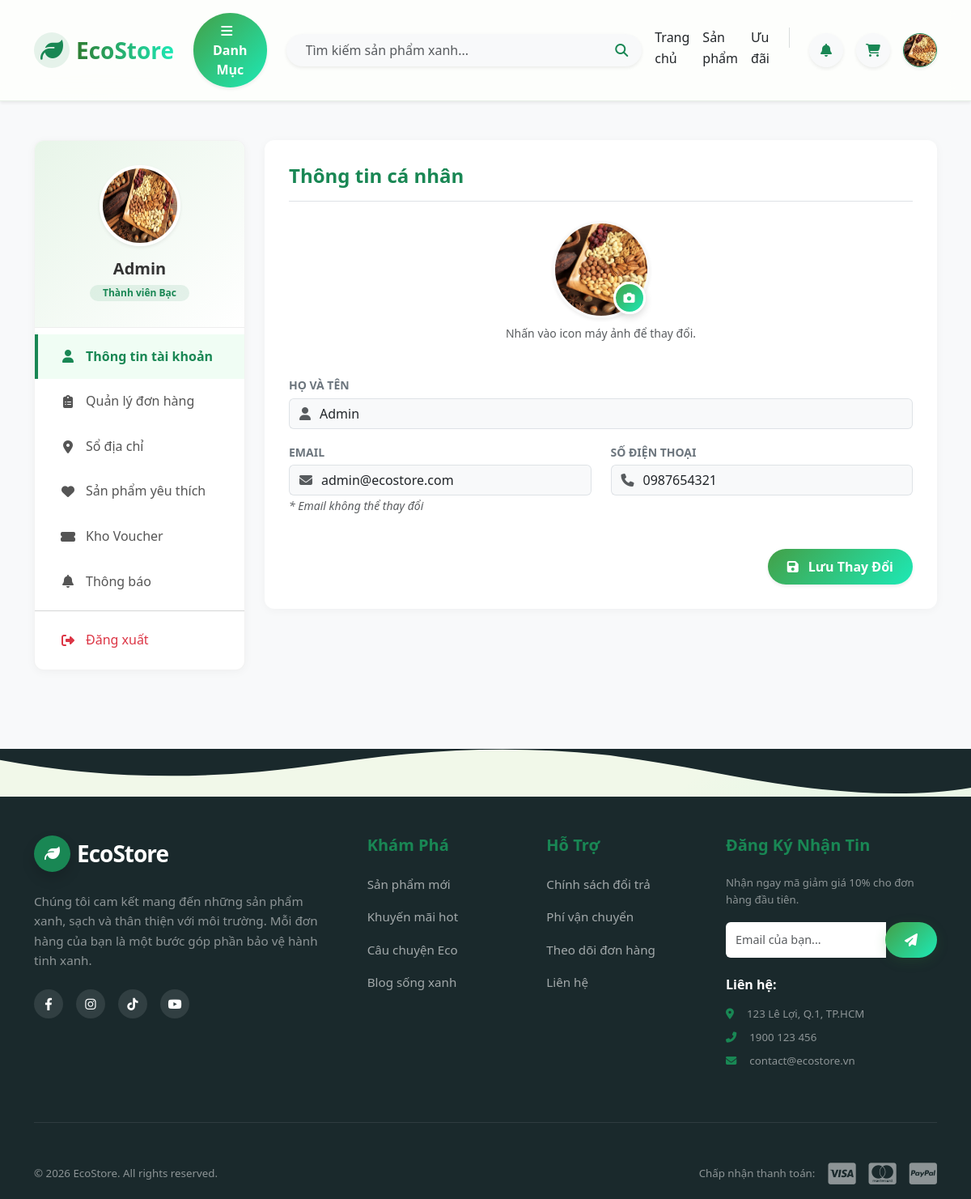
Page /public/account (signed in) on the committed database.
### tables this page shows
CREATE TABLE `users` (
  `id` bigint UNSIGNED NOT NULL,
  `email` varchar(255) NOT NULL,
  `password_hash` varchar(255) DEFAULT NULL,
  `name` varchar(200) DEFAULT NULL,
  `phone` varchar(50) DEFAULT NULL,
  `avatar_url` text,
  `status` tinyint DEFAULT '1',
  `role_id` bigint UNSIGNED DEFAULT NULL,
  `google_id` varchar(255) DEFAULT NULL,
  `email_verified` tinyint DEFAULT '0',
  `verification_token` varchar(255) DEFAULT NULL COMMENT 'Mã gửi qua mail',
  `reset_token` varchar(255) DEFAULT NULL COMMENT 'Mã quên mật khẩu (OTP)',
  `reset_token_expire` datetime DEFAULT NULL COMMENT 'Hạn sử dụng mã OTP',
  `created_at` timestamp NULL DEFAULT CURRENT_TIMESTAMP,
  `updated_at` timestamp NULL DEFAULT CURRENT_TIMESTAMP ON UPDATE CURRENT_TIMESTAMP,
  `last_login_at` datetime DEFAULT NULL,
  `metadata` json DEFAULT NULL
);

### app/Controllers/Client/AccountController.php (called while the page is built, shortened)
<?php
class AccountController extends Controller
{
    public function index()
    {
        $userId = $_SESSION['user_id'];
        $userModel = $this->model('User');
        $user = $userModel->find($userId);
        $currentPage = $_GET['page'] ?? 'info';
        $data = [
            'user' => $user,
            'current_page' => $currentPage,
            'page_title' => 'Tài khoản của tôi',
        ];
        $this->view('client/account/profile', $data);
    }
}

### app/Core/App.php (called while the page is built, shortened)
<?php
class App {
    protected $controller = 'HomeController';
    protected $method = 'index';
    public function __construct() {
        $url = $this->parseUrl();
        if (isset($url[0]) && strtolower($url[0]) == 'admin') {
            array_shift($url);
            $folder = 'Admin';
            $this->controller = 'DashboardController';
            if (isset($url[0])) {
                $controllerName = $this->convertToPascalCase($url[0]) . 'Controller';
                if (file_exists('../app/Controllers/Admin/' . $controllerName . '.php')) {
                    $this->controller = $controllerName;
                    array_shift($url);
                }
            }
        } else {
            $folder = 'Client';
            if (isset($url[0])) {
                $controllerName = $this->convertToPascalCase($url[0]) . 'Controller';
                if (file_exists('../app/Controllers/Client/' . $controllerName . '.php')) {
                    $this->controller = $controllerName;
                    array_shift($url);
                }
            }
        }
        $file = '../app/Controllers/' . $folder . '/' . $this->controller . '.php';
        if (file_exists($file)) {
            $this->controller = new $class;
        } else {
            die("Lỗi 404: Controller '{$this->controller}' không tồn tại.");
        }
        $this->params = $url ? array_values($url) : [];
        call_user_func_array([$this->controller, $this->method], $this->params);
    }
    public function parseUrl() {
        if (isset($_GET['url'])) {
            return explode('/', filter_var(rtrim($_GET['url'], '/'), FILTER_SANITIZE_URL));
        }
        return [];
    }
    private function convertToPascalCase($string) {
        return str_replace(' ', '', ucwords(str_replace('-', ' ', $string)));
    }
}

### public/index.php (called while the page is built, shortened)
<?php
$app = new App();

### app/Core/Database.php (called while the page is built, shortened)
<?php
class Database {
    private static $instance = null;
    private $connection;
    private function __construct() {
        $config = require __DIR__ . '/../../config/database.php';
        $dsn = "mysql:host={$config['host']};dbname={$config['dbname']};charset={$config['charset']}";
        try {
            $this->connection = new PDO($dsn, $config['user'], $config['pass']);
            $this->connection->setAttribute(PDO::ATTR_ERRMODE, PDO::ERRMODE_EXCEPTION);
            $this->connection->setAttribute(PDO::ATTR_DEFAULT_FETCH_MODE, PDO::FETCH_ASSOC);
        } catch (PDOException $e) {
            die("DB Connection Error: " . $e->getMessage());
        }
    }
    public static function getInstance() {
        if (!self::$instance) {
            self::$instance = new Database();
        }
        return self::$instance;
    }
    public function query($sql, $params = []) {
        try {
            $stmt = $this->connection->prepare($sql);
            $stmt->execute($params);
            return $stmt;
        } catch (PDOException $e) {
            die("Lỗi truy vấn SQL: " . $e->getMessage());
        }
    }
    public function fetch($sql, $params = []) {
        return $this->query($sql, $params)->fetch();
    }
}

### config/database.php (called while the page is built)
<?php
return [
    'host' => $_ENV['DB_HOST'] ?? 'localhost',
    'dbname' => $_ENV['DB_DATABASE'] ?? 'ecostore',
    'user' => $_ENV['DB_USERNAME'] ?? 'root',
    'pass' => $_ENV['DB_PASSWORD'] ?? '',
    'charset' => 'utf8mb4'
];

### app/Core/Model.php (called while the page is built, shortened)
<?php
abstract class Model {
    protected $table;
    protected $db;
    public function __construct() {
        $this->db = Database::getInstance();
    }
    public function find($id) {
        $sql = "SELECT * FROM {$this->table} WHERE id = ?";
        return $this->db->fetch($sql, [$id]);
    }
}

### app/Views/client/account/parts/info.php (the view, shortened to what this page needs)
<h4 class="fw-bold text-success mb-4 border-bottom pb-3">Thông tin cá nhân</h4>
<form action="/MY_WEB/public/account/update" method="POST" enctype="multipart/form-data">
    <div class="row">
        <div class="col-md-12 text-center mb-4">
            <div class="position-relative d-inline-block">
                <?php
                    $avatar = !empty($user['avatar_url']) ? "/MY_WEB/public/" . $user['avatar_url'] : "https://ui-avatars.com/api/?name=".urlencode($user['name'])."&background=2e7d32&color=fff";
                ?>
                <img id="previewAvatar" src="<?= $avatar ?>" class="rounded-circle shadow-sm border border-3 border-light" style="width: 120px; height: 120px; object-fit: cover;">
                <label for="avatarUpload" class="avatar-upload-btn" title="Đổi ảnh đại diện">
                    <i class="fas fa-camera small"></i>
                </label>
            </div>
            <p class="small text-muted mt-2">Nhấn vào icon máy ảnh để thay đổi.</p>
        </div>
        <div class="col-md-12">
            <div class="mb-3">
                <label class="fw-bold small text-secondary mb-1">HỌ VÀ TÊN</label>
                <div class="input-group">
                    <span class="input-group-text bg-light border-end-0"><i class="fas fa-user text-muted"></i></span>
                    <input type="text" name="fullname" class="form-control bg-light border-start-0 ps-0" value="<?= htmlspecialchars($user['name']) ?>" required>
                </div>
            </div>
            <div class="row">
                <div class="col-md-6 mb-3">
                    <label class="fw-bold small text-secondary mb-1">EMAIL</label>
                    <div class="input-group">
                        <span class="input-group-text bg-light border-end-0"><i class="fas fa-envelope text-muted"></i></span>
                        <input type="email" class="form-control bg-light border-start-0 ps-0" value="<?= htmlspecialchars($user['email']) ?>" readonly disabled>
                    </div>
                    <small class="text-muted fst-italic">* Email không thể thay đổi</small>
                </div>
                <div class="col-md-6 mb-3">
                    <label class="fw-bold small text-secondary mb-1">SỐ ĐIỆN THOẠI</label>
                    <div class="input-group">
                        <span class="input-group-text bg-light border-end-0"><i class="fas fa-phone text-muted"></i></span>
                        <input type="text" name="phone" class="form-control bg-light border-start-0 ps-0" value="<?= htmlspecialchars($user['phone'] ?? '') ?>">
                    </div>
                </div>
            </div>
            <div class="text-end mt-4">
                <button type="submit" class="btn btn-success rounded-pill px-4 fw-bold shadow-sm">
                    <i class="fas fa-save me-2"></i> Lưu Thay Đổi
                </button>
            </div>
        </div>
    </div>
</form>

### app/Views/client/account/profile.php (shortened to what this page needs)
<?php require_once '../app/Views/layouts/client/header.php'; ?>
<div class="bg-light min-vh-100 py-5">
    <div class="container">
        <div class="row">
            <div class="col-lg-3 mb-4">
                <div class="profile-sidebar">
                    <div class="profile-user-info">
                        <?php
                        $avatar = !empty($user['avatar_url']) ? "/MY_WEB/public/" . $user['avatar_url'] : "https://ui-avatars.com/api/?name=" . urlencode($user['name']) . "&background=2e7d32&color=fff";
                        ?>
                        <img src="<?= $avatar ?>" class="rounded-circle mb-3 border border-4 border-white shadow-sm" width="100" height="100">
                        <h5 class="fw-bold mb-1"><?= htmlspecialchars($user['name']) ?></h5>
                        <div class="badge bg-success bg-opacity-10 text-success rounded-pill px-3">Thành viên Bạc</div>
                    </div>
                    <div class="profile-menu py-2">
                        <a href="/MY_WEB/public/account?page=info" class="<?= ($current_page == 'info') ? 'active' : '' ?>">
                            <i class="fas fa-user"></i> Thông tin tài khoản
                        </a>
                        <a href="/MY_WEB/public/account?page=orders" class="<?= ($current_page == 'orders') ? 'active' : '' ?>">
                            <i class="fas fa-clipboard-list"></i> Quản lý đơn hàng
                        </a>
                        <a href="/MY_WEB/public/account?page=address" class="<?= ($current_page == 'address') ? 'active' : '' ?>">
                            <i class="fas fa-map-marker-alt"></i> Sổ địa chỉ
                        </a>
                        <a href="/MY_WEB/public/account?page=wishlist" class="<?= ($current_page == 'wishlist') ? 'active' : '' ?>">
                            <i class="fas fa-heart"></i> Sản phẩm yêu thích
                        </a>
                        <a href="/MY_WEB/public/account?page=voucher" class="<?= ($current_page == 'voucher') ? 'active' : '' ?>">
                            <i class="fas fa-ticket-alt"></i> Kho Voucher
                        </a>
                        <a href="/MY_WEB/public/account?page=notification" class="<?= ($current_page == 'notification') ? 'active' : '' ?>">
                            <i class="fas fa-bell"></i> Thông báo
                        </a>
                        <hr class="my-2 text-muted opacity-25">
                        <a href="/MY_WEB/public/auth/logout" class="text-danger">
                            <i class="fas fa-sign-out-alt"></i> Đăng xuất
                        </a>
                    </div>
                </div>
            </div>
            <div class="col-lg-9">
                <div class="profile-content">
                    <?php
                    switch ($current_page) {
                        case 'info':
                            require_once 'parts/info.php';
                            break;
                    }
                    ?>
                </div>
            </div>
        </div>
    </div>
</div>
<?php require_once '../app/Views/layouts/client/footer.php'; ?>

### public/assets/css/global.css (style rules this page uses)
:root { --eco-primary: #2e7d32; --eco-light: #4caf50; --eco-dark: #1b5e20; --gradient-main: linear-gradient(135deg, #43a047 0%, #1de9b6 100%); --gradient-hover: linear-gradient(135deg, #2e7d32 0%, #00bfa5 100%); --gradient-text: linear-gradient(to right, #2e7d32, #1de9b6); --bg-body: #f1f8e9; --glass-bg: rgba(255, 255, 255, 0.7); --glass-border: rgba(255, 255, 255, 0.5); --glass-shadow: 0 8px 32px 0 rgba(31, 38, 135, 0.1); --font-main: 'Segoe UI', Tahoma, Geneva, Verdana, sans-serif; --radius-card: 16px; --radius-btn: 50px; }
body { font-family: var(--font-main); background-color: var(--bg-body); background-image: radial-gradient(circle at 10% 20%, rgba(46, 125, 50, 0.05) 0%, transparent 20%), radial-gradient(circle at 90% 80%, rgba(29, 233, 182, 0.1) 0%, transparent 20%); color: #333; line-height: 1.6; }
.btn-success, .btn-primary { background: var(--gradient-main) !important; border: none !important; border-radius: var(--radius-btn) !important; font-weight: 600 !important; padding: 10px 24px !important; transition: all 0.3s ease !important; box-shadow: 0 4px 15px rgba(46, 125, 50, 0.2); }

### public/assets/css/home.css (style rules this page uses)
:root { --eco-primary: #198754; --eco-dark: #0f5132; --eco-light: #e8f5e9; --eco-gradient: linear-gradient(135deg, #11998e 0%, #38ef7d 100%); }

### public/assets/css/product.css (style rules this page uses)
@media (min-width: 992px) { .col-lg-3 { height: 100%; } }

### public/assets/css/auth-profile.css (style rules this page uses)
.profile-sidebar { background: white; border-radius: 20px; box-shadow: 0 10px 30px rgba(0,0,0,0.03); overflow: hidden; height: 100%; border: 1px solid rgba(0,0,0,0.05); }
.avatar-upload-btn { position: absolute; bottom: 5px; right: 5px; width: 40px; height: 40px; background: var(--gradient-main); color: white; border-radius: 50%; display: flex; align-items: center; justify-content: center; cursor: pointer; border: 3px solid white; box-shadow: 0 4px 10px rgba(0,0,0,0.15); transition: transform 0.2s; }

### app/Views/client/account/profile.php (style rules this page uses)
.profile-sidebar { background: #fff; border-radius: 12px; box-shadow: 0 2px 12px rgba(0, 0, 0, 0.04); overflow: hidden; }
.profile-user-info { background: linear-gradient(135deg, #e8f5e9 0%, #fff 100%); padding: 30px 20px; text-align: center; border-bottom: 1px solid #eee; }
.profile-menu a { display: flex; align-items: center; padding: 15px 25px; color: #555; text-decoration: none; font-weight: 500; transition: all 0.2s; border-left: 4px solid transparent; }
.profile-menu a.active { background-color: #f0fdf4; color: var(--eco-primary); border-left-color: var(--eco-primary); font-weight: 700; }
.profile-menu a i { width: 24px; margin-right: 10px; text-align: center; }
.profile-content { background: #fff; border-radius: 12px; box-shadow: 0 2px 12px rgba(0, 0, 0, 0.04); padding: 30px; min-height: 500px; }

### rows in the picture
users: avatar_url (picture), name "Admin", fullname "Admin", email "admin@ecostore.com", phone "0987654321"
